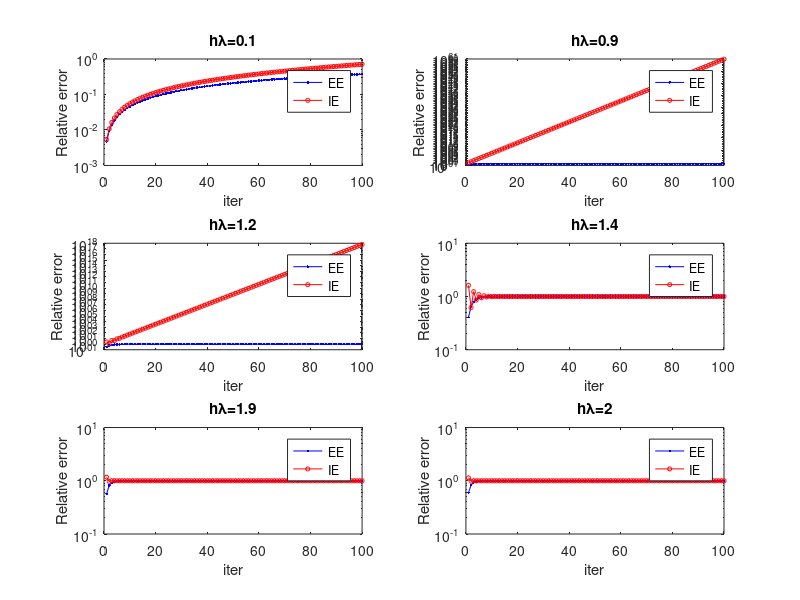

Here is the MATLAB script that generated this plot:
clc; clear all;close all

Lambda = [10 90 120 140 190 200];

for i=1:numel(Lambda)
    lambda= Lambda(i);
    h = .01;
    h*lambda
    n = 1:100;
    
    EX = exp(lambda*n*h);
    EE = (1+h*lambda).^(n);
    IE = (1-h*lambda).^(-(n));
    
    EE_err = abs((EX-EE)./EX);
    IE_err = abs((EX-IE)./EX);
    
    subplot(3,2,i)
    semilogy(n,EE_err, '.-b',n,IE_err,'o-r','markersize',3)
    title(['h\lambda=',num2str(h*lambda)])
    legend('EE','IE')
    xlabel('iter')
    ylabel('Relative error')
    % hold on
    % legend('Explicit','Imiplicit')
    % semilogy(n,EE_err-IE_err, '.-b')
end

return
figure(2)
plot(EX,'g')
hold on
plot(EE,'.-b','markersize',3)
plot(IE,'o-r','markersize',3)
xlabel('x')
ylabel('y')
legend('Exact','EE','IE')
